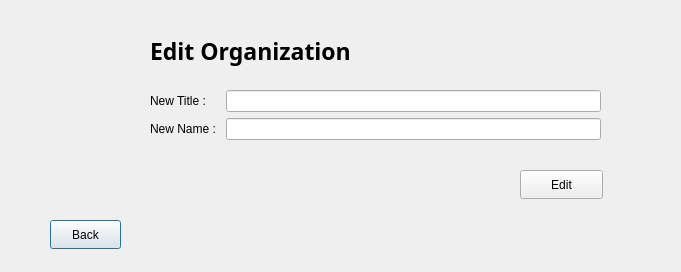
<?xml version="1.0" encoding="UTF-8"?>
<ui version="4.0">
 <class>Edit_Organization_page</class>
 <widget class="QDialog" name="Edit_Organization_page">
  <property name="geometry">
   <rect>
    <x>0</x>
    <y>0</y>
    <width>681</width>
    <height>272</height>
   </rect>
  </property>
  <property name="windowTitle">
   <string>Dialog</string>
  </property>
  <widget class="QPushButton" name="pushButton_2">
   <property name="geometry">
    <rect>
     <x>50</x>
     <y>220</y>
     <width>71</width>
     <height>29</height>
    </rect>
   </property>
   <property name="text">
    <string>Back</string>
   </property>
  </widget>
  <widget class="QPushButton" name="pushButton">
   <property name="geometry">
    <rect>
     <x>520</x>
     <y>170</y>
     <width>83</width>
     <height>29</height>
    </rect>
   </property>
   <property name="text">
    <string>Edit</string>
   </property>
  </widget>
  <widget class="QWidget" name="formLayoutWidget">
   <property name="geometry">
    <rect>
     <x>150</x>
     <y>90</y>
     <width>451</width>
     <height>71</height>
    </rect>
   </property>
   <layout class="QFormLayout" name="formLayout">
    <item row="0" column="0">
     <widget class="QLabel" name="label_2">
      <property name="text">
       <string>New Title : </string>
      </property>
     </widget>
    </item>
    <item row="1" column="0">
     <widget class="QLabel" name="label_3">
      <property name="text">
       <string>New Name : </string>
      </property>
     </widget>
    </item>
    <item row="0" column="1">
     <widget class="QLineEdit" name="newTitle"/>
    </item>
    <item row="1" column="1">
     <widget class="QLineEdit" name="NewName"/>
    </item>
   </layout>
  </widget>
  <widget class="QLabel" name="label">
   <property name="geometry">
    <rect>
     <x>150</x>
     <y>30</y>
     <width>361</width>
     <height>41</height>
    </rect>
   </property>
   <property name="font">
    <font>
     <family>Rockwell Extra Bold</family>
     <pointsize>17</pointsize>
     <bold>true</bold>
    </font>
   </property>
   <property name="text">
    <string>Edit Organization</string>
   </property>
  </widget>
 </widget>
 <resources/>
 <connections/>
</ui>
